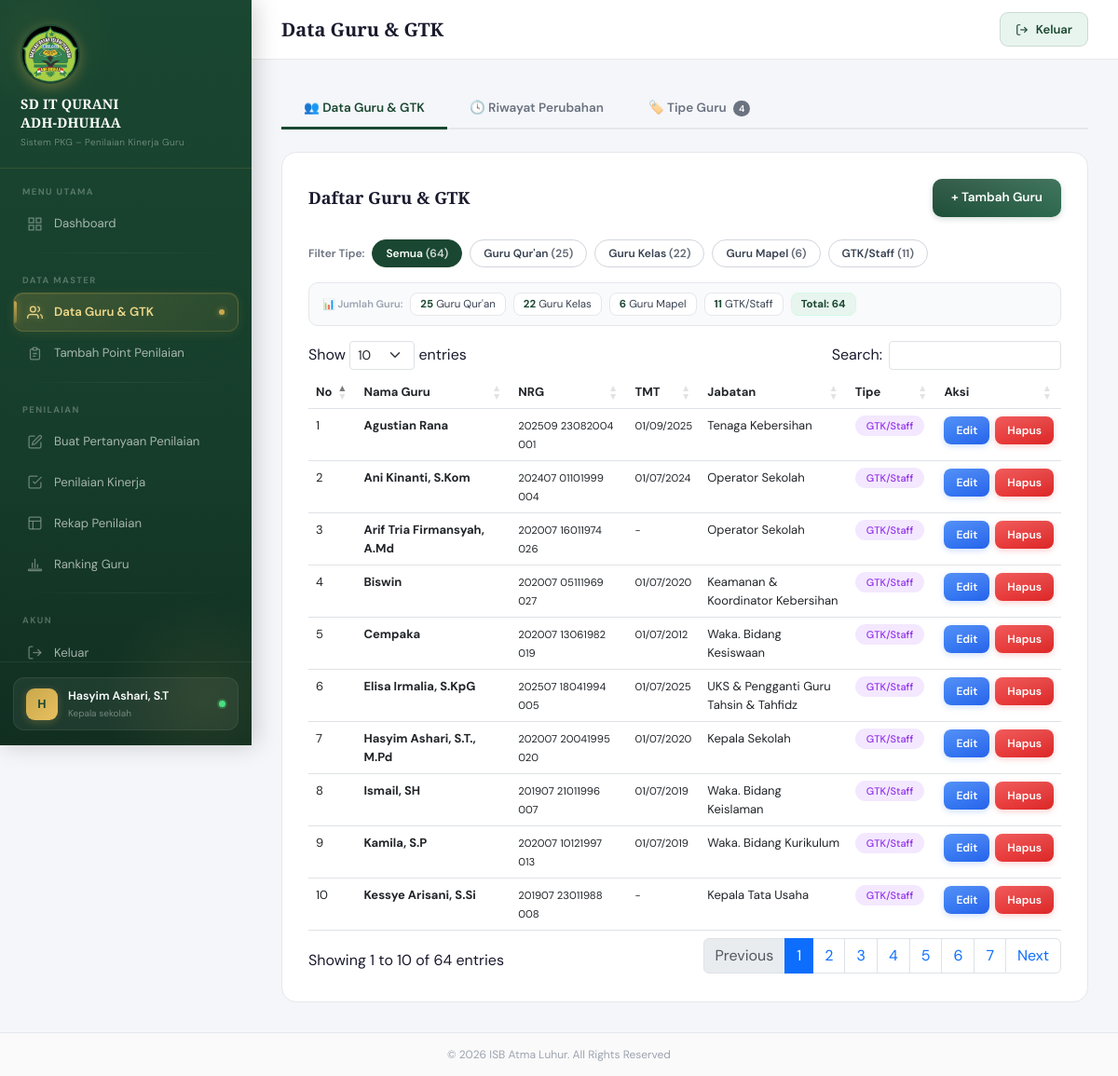
Page /guru.php (signed in) on the committed database.
### tables this page shows
CREATE TABLE `guru` (
  `id_guru` int NOT NULL,
  `nama` varchar(100) NOT NULL,
  `nrg` varchar(50) DEFAULT NULL,
  `tmt_guru` date DEFAULT NULL,
  `jabatan` varchar(100) DEFAULT NULL,
  `status_kepegawaian` varchar(100) DEFAULT NULL,
  `tipe` varchar(20) NOT NULL DEFAULT 'guru_kelas' COMMENT 'FK ke tipe_guru.kode',
  `created_at` timestamp NULL DEFAULT CURRENT_TIMESTAMP,
  `updated_at` timestamp NULL DEFAULT CURRENT_TIMESTAMP ON UPDATE CURRENT_TIMESTAMP
);

### includes/config.php (called while the page is built, shortened)
<?php
function sanitize($data) {
    return htmlspecialchars(strip_tags(trim($data)));
}
function getTipeGuru(PDO $pdo): array
{
    if (!isset($GLOBALS['_cache_tipe_guru'])) {
        try {
            $rows = $pdo->query("SELECT kode, label FROM tipe_guru ORDER BY urutan")->fetchAll();
            $result = [];
            foreach ($rows as $row) {
                $result[$row['kode']] = $row['label'];
            }
        } catch (Exception $e) {
            $GLOBALS['_cache_tipe_guru'] = [
                'guru_quran' => "Guru Qur'an",
                'guru_kelas' => 'Guru Kelas',
                'mapel'      => 'Guru Mapel',
                'gtk'        => 'GTK/Staff',
            ];
        }
    }
    return $GLOBALS['_cache_tipe_guru'];
}

### guru.php (the view, shortened to what this page needs)
<?php
require_once 'includes/config.php';
$filterTipeGuru = sanitize($_GET['filter_tipe_guru'] ?? '');
if ($filterTipeGuru) {
    $stmtGuru = $pdo->prepare("SELECT * FROM guru WHERE tipe = ? ORDER BY nama");
    $stmtGuru->execute([$filterTipeGuru]);
    $guruList = $stmtGuru->fetchAll();
} else {
    $guruList = $pdo->query("SELECT * FROM guru ORDER BY tipe, nama")->fetchAll();
}
$tipeList = getTipeGuru($pdo);
$tipeBadgeClass = [
    'guru_quran' => 'badge-quran',
    'guru_kelas' => 'badge-kelas',
    'mapel'      => 'badge-mapel',
    'gtk'        => 'badge-gtk',
];
$tipeLabel = [];
foreach ($tipeList as $kode => $label) {
    $tipeLabel[$kode] = [
        'label' => $label,
        'class' => $tipeBadgeClass[$kode] ?? 'badge-gtk',
    ];
}
$tipeFullList = $pdo->query("
    SELECT t.*,
           (SELECT COUNT(*) FROM guru g WHERE g.tipe = t.kode) AS jumlah_guru,
           (SELECT COUNT(*) FROM komponen k WHERE k.type_guru = t.kode) AS jumlah_komponen
    FROM tipe_guru t ORDER BY t.urutan, t.id_tipe_guru
")->fetchAll();
require_once 'includes/header.php';
?>
<div style="display:flex;gap:0;margin-bottom:24px;border-bottom:2px solid #e5e7eb;">
    <button id="tab-data" onclick="switchTab('data')"
        style="padding:10px 24px;font-size:13.5px;font-weight:600;border:none;background:none;cursor:pointer;color:var(--hijau);border-bottom:3px solid var(--hijau);margin-bottom:-2px;transition:all .2s;">
        👥 Data Guru & GTK
    </button>
    <button id="tab-history" onclick="switchTab('history')"
        style="padding:10px 24px;font-size:13.5px;font-weight:600;border:none;background:none;cursor:pointer;color:#6b7280;border-bottom:3px solid transparent;margin-bottom:-2px;transition:all .2s;">
        🕓 Riwayat Perubahan
    </button>
    <button id="tab-tipe" onclick="switchTab('tipe')"
        style="padding:10px 24px;font-size:13.5px;font-weight:600;border:none;background:none;cursor:pointer;color:#6b7280;border-bottom:3px solid transparent;margin-bottom:-2px;transition:all .2s;">
        🏷️ Tipe Guru
        <span style="background:#6b7280;color:#fff;font-size:10px;padding:2px 6px;border-radius:99px;margin-left:4px;"><?= count($tipeFullList) ?></span>
    </button>
</div>
<div id="panel-data">
    <div class="data-table-card">
        <div class="card-header-custom">
            <div class="card-title-custom">Daftar Guru & GTK</div>
            <button class="btn-primary-custom" onclick="openModal()">+ Tambah Guru</button>
        </div>
        <?php
        $jumlahPerTipe = [];
        $allGuruCount = $pdo->query("SELECT COUNT(*) FROM guru")->fetchColumn();
        foreach ($tipeList as $kode => $label) {
            $stmt = $pdo->prepare("SELECT COUNT(*) FROM guru WHERE tipe = ?");
            $stmt->execute([$kode]);
            $jumlahPerTipe[$kode] = (int)$stmt->fetchColumn();
        }
        ?>
        <form method="GET" action="guru.php" id="formFilterTipe" style="margin-bottom:16px;">
            <div style="display:flex;flex-wrap:wrap;gap:8px;align-items:center;">
                <span style="font-size:12px;font-weight:600;color:#6b7280;">Filter Tipe:</span>
                <button type="submit" name="filter_tipe_guru" value=""
                    class="btn-filter-tipe <?= $filterTipeGuru === '' ? 'active' : '' ?>"
                    style="padding:5px 14px;border-radius:20px;font-size:12px;font-weight:600;border:1.5px solid <?= $filterTipeGuru==='' ? 'var(--hijau)' : '#d1d5db' ?>;background:<?= $filterTipeGuru==='' ? 'var(--hijau)' : '#fff' ?>;color:<?= $filterTipeGuru==='' ? '#fff' : '#374151' ?>;cursor:pointer;">
                    Semua <span style="opacity:0.8;">(<?= $allGuruCount ?>)</span>
                </button>
                <?php foreach ($tipeList as $kode => $label):
                    $isActive = $filterTipeGuru === $kode;
                    $jml = $jumlahPerTipe[$kode] ?? 0;
                ?>
                    <button type="submit" name="filter_tipe_guru" value="<?= htmlspecialchars($kode) ?>"
                        style="padding:5px 14px;border-radius:20px;font-size:12px;font-weight:600;border:1.5px solid <?= $isActive ? 'var(--hijau)' : '#d1d5db' ?>;background:<?= $isActive ? 'var(--hijau)' : '#fff' ?>;color:<?= $isActive ? '#fff' : '#374151' ?>;cursor:pointer;">
                        <?= htmlspecialchars($label) ?> <span style="opacity:0.8;">(<?= $jml ?>)</span>
                    </button>
                <?php endforeach; ?>
            </div>
        </form>
        <?php if (!empty($jumlahPerTipe)): ?>
        <div style="display:flex;flex-wrap:wrap;gap:8px;margin-bottom:16px;padding:10px 14px;background:#f8fafc;border-radius:10px;border:1px solid #e5e7eb;">
            <span style="font-size:11px;color:#9ca3af;font-weight:600;align-self:center;">📊 Jumlah Guru:</span>
            <?php foreach ($tipeList as $kode => $label): $jml = $jumlahPerTipe[$kode] ?? 0; ?>
            <span style="font-size:11.5px;background:#fff;border:1px solid #e5e7eb;border-radius:8px;padding:3px 10px;color:#374151;">
                <strong style="color:var(--hijau);"><?= $jml ?></strong> <?= htmlspecialchars($label) ?>
            </span>
            <?php endforeach; ?>
            <span style="font-size:11.5px;background:#e8f5ee;border:1px solid #d1fae5;border-radius:8px;padding:3px 10px;color:#1a4731;font-weight:700;">
                Total: <?= $allGuruCount ?>
            </span>
        </div>
        <?php endif; ?>
        <table class="table table-hover datatable" style="font-size:13px;">
            <thead style="background:#f8fafc;">
                <tr>
                    <th>No</th>
                    <th>Nama Guru</th>
                    <th>NRG</th>
                    <th>TMT</th>
                    <th>Jabatan</th>
                    <th>Tipe</th>
                    <th>Aksi</th>
                </tr>
            </thead>
            <tbody>
                <?php foreach ($guruList as $i => $g):
                    $t = $tipeLabel[$g['tipe']] ?? ['label' => $g['tipe'], 'class' => ''];
                ?>
                    <tr>
                        <td><?= $i + 1 ?></td>
                        <td><strong><?= htmlspecialchars($g['nama']) ?></strong></td>
                        <td><small><?= htmlspecialchars($g['nrg'] ?? '-') ?></small></td>
                        <td><small><?= $g['tmt_guru'] ? date('d/m/Y', strtotime($g['tmt_guru'])) : '-' ?></small></td>
                        <td><?= htmlspecialchars($g['jabatan'] ?? '-') ?></td>
                        <td><span class="badge-tipe <?= htmlspecialchars($t['class']) ?>"><?= htmlspecialchars($t['label']) ?></span></td>
                        <td>
                            <div style="display:flex;gap:6px;">
                                <button class="btn-primary-custom btn-sm-custom btn-edit" onclick='openEdit(<?= json_encode($g) ?>)'>Edit</button>
                                <button class="btn-primary-custom btn-sm-custom btn-delete" onclick="confirmDelete(<?= $g['id_guru'] ?>,'guru.php')">Hapus</button>
                            </div>
                        </td>
                    </tr>
                <?php endforeach; ?>
            </tbody>
        </table>
    </div>
</div>
<?php require_once 'includes/footer.php'; ?>

### includes/header.php (style rules this page uses)
:root { --hijau: #1a4731; --hijau-muda: #2d6a4f; --hijau-pale: #e8f5ee; --emas: #c9a84c; --emas-muda: #f0d98a; --krem: #faf7f2; --sidebar-w: 270px; --teks: #1a1a2e; --abu: #6b7280; --border: #e5e7eb; }
* { margin: 0; padding: 0; box-sizing: border-box; }
body { font-family: 'DM Sans', sans-serif; background: #f4f6f9; color: var(--teks); }
.data-table-card { background: #fff; border-radius: 16px; padding: 28px; border: 1px solid var(--border); }
.card-header-custom { display: flex; align-items: center; justify-content: space-between; margin-bottom: 24px; }
.card-title-custom { font-family: 'Playfair Display', serif; font-size: 18px; font-weight: 600; color: var(--teks); }
.btn-primary-custom { display: inline-flex; align-items: center; gap: 8px; padding: 10px 20px; background: linear-gradient(135deg, var(--hijau), var(--hijau-muda)); color: #fff; border: none; border-radius: 10px; font-size: 13.5px; font-weight: 500; cursor: pointer; text-decoration: none; transition: all 0.2s; }
.btn-sm-custom { padding: 6px 14px; font-size: 12px; }
.btn-edit { background: linear-gradient(135deg, #3b82f6, #2563eb); }
.btn-delete { background: linear-gradient(135deg, #ef4444, #dc2626); }
.badge-tipe { padding: 4px 12px; border-radius: 20px; font-size: 11px; font-weight: 500; }
.badge-gtk { background: #f3e8ff; color: #9333ea; }
.btn-primary-custom { display: inline-flex; align-items: center; gap: 7px; padding: 10px 20px; background: linear-gradient(135deg, var(--hijau) 0%, var(--hijau-muda) 100%); color: #fff !important; border: none; border-radius: 10px; font-size: 13.5px; font-weight: 600; cursor: pointer; text-decoration: none; transition: all .2s cubic-bezier(.4,0,.2,1); box-shadow: 0 2px 6px rgba(26,71,49,.2); position: relative; overflow: hidden; }
.btn-primary-custom::after { content:''; position:absolute; inset:0; background:linear-gradient(180deg,rgba(255,255,255,.12) 0%,transparent 100%); pointer-events:none; }
.btn-sm-custom { padding: 6px 13px !important; font-size: 12px !important; border-radius: 8px !important; gap: 5px !important; }
.btn-edit { background: linear-gradient(135deg, #3b82f6, #2563eb) !important; box-shadow: 0 2px 6px rgba(59,130,246,.25) !important; }
.btn-delete { background: linear-gradient(135deg, #ef4444, #dc2626) !important; box-shadow: 0 2px 6px rgba(239,68,68,.25) !important; }

### rows in the picture
guru: nama "Agustian Rana", nrg "202509 23082004 001", tmt_guru "01/09/2025", jabatan "Tenaga Kebersihan", tipe "GTK/Staff"
guru: nama "Ani Kinanti, S.Kom", nrg "202407 01101999 004", tmt_guru "01/07/2024", jabatan "Operator Sekolah", tipe "GTK/Staff"
guru: nama "Arif Tria Firmansyah, A.Md", nrg "202007 16011974 026", jabatan "Operator Sekolah", tipe "GTK/Staff"
guru: nama "Biswin", nrg "202007 05111969 027", tmt_guru "01/07/2020", jabatan "Keamanan & Koordinator Kebersihan", tipe "GTK/Staff"
guru: nama "Cempaka", nrg "202007 13061982 019", tmt_guru "01/07/2012", jabatan "Waka. Bidang Kesiswaan", tipe "GTK/Staff"
guru: nama "Elisa Irmalia, S.KpG", nrg "202507 18041994 005", tmt_guru "01/07/2025", jabatan "UKS & Pengganti Guru Tahsin & Tahfidz", tipe "GTK/Staff"
guru: nama "Hasyim Ashari, S.T., M.Pd", nrg "202007 20041995 020", tmt_guru "01/07/2020", jabatan "Kepala Sekolah", tipe "GTK/Staff"
guru: nama "Ismail, SH", nrg "201907 21011996 007", tmt_guru "01/07/2019", jabatan "Waka. Bidang Keislaman", tipe "GTK/Staff"
guru: nama "Kamila, S.P", nrg "202007 10121997 013", tmt_guru "01/07/2019", jabatan "Waka. Bidang Kurikulum", tipe "GTK/Staff"
guru: nama "Kessye Arisani, S.Si", nrg "201907 23011988 008", jabatan "Kepala Tata Usaha", tipe "GTK/Staff"

### other values in the picture
substr($user['nama_lengkap'], 0, 1) "H"
$user['nama_lengkap'] "Hasyim Ashari, S.T"
str_replace('_', ' ', $user['role']) "Kepala sekolah"
$pageTitle "Data Guru & GTK"
count($tipeFullList) "4"
$allGuruCount "64"
$label "Guru Qur'an"
$jml "25"
$label "Guru Kelas"
$jml "22"
$label "Guru Mapel"
$jml "6"
$label "GTK/Staff"
$jml "11"
